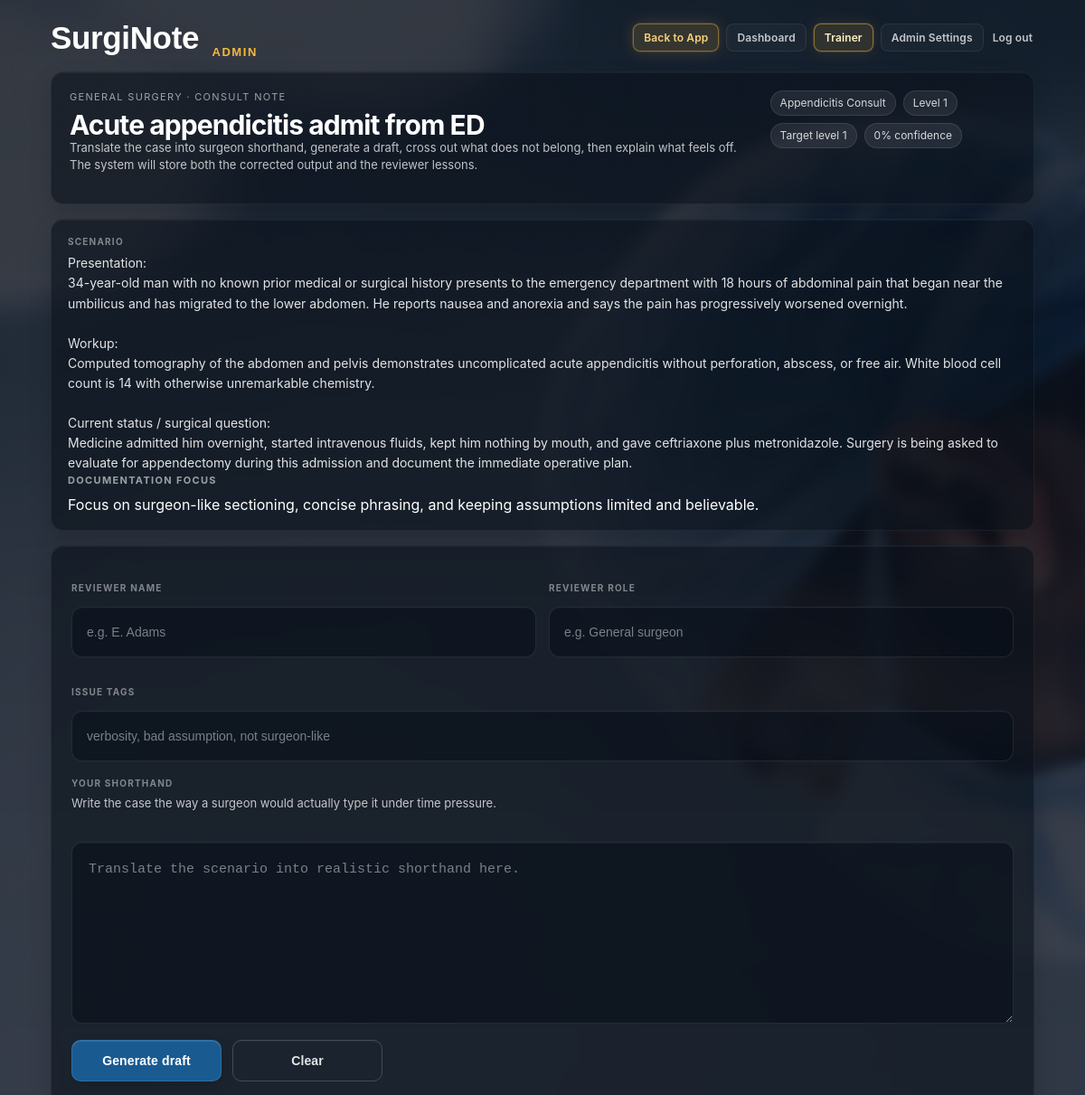
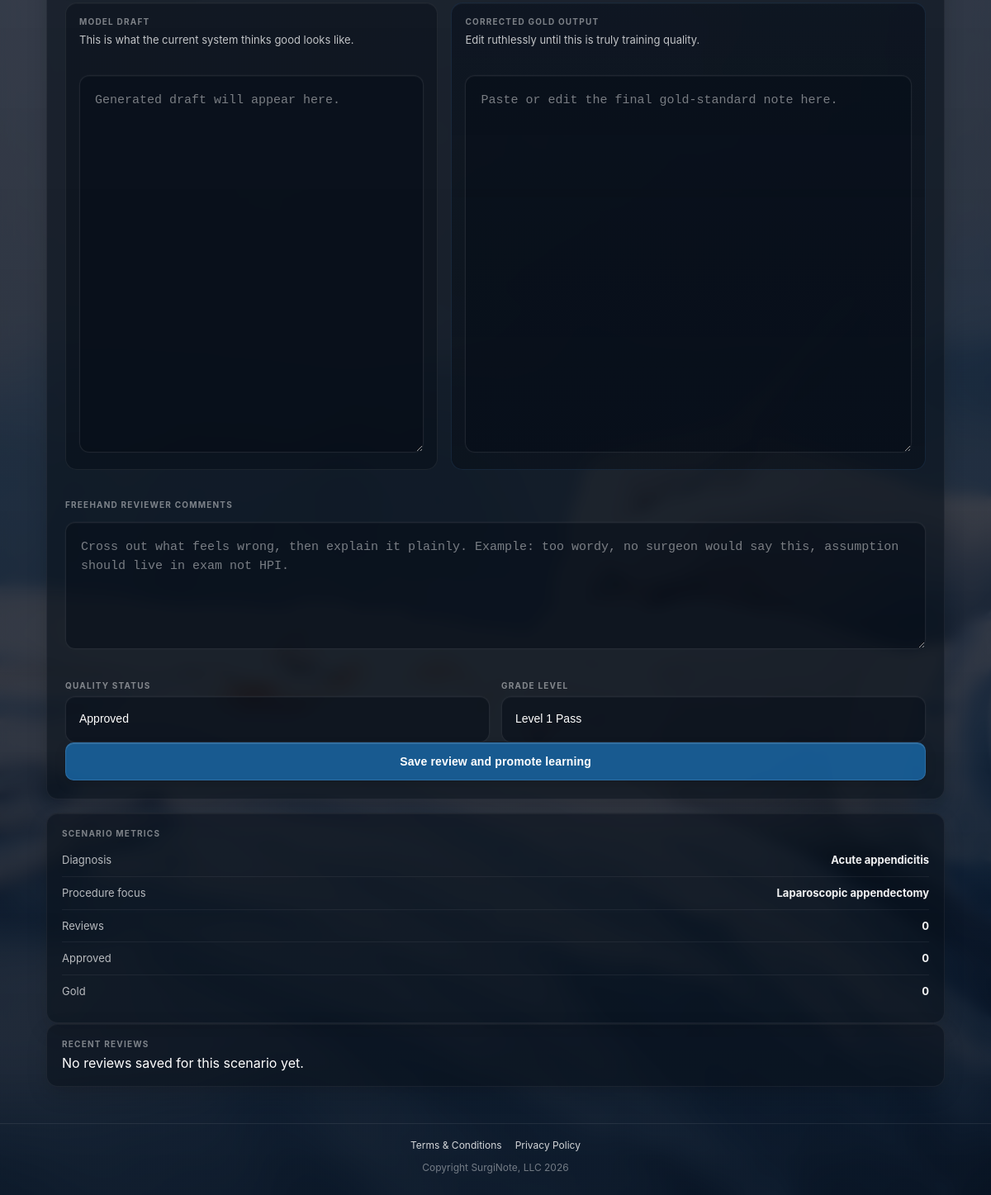
Page /admin/scenarios/1/review (signed in) on the committed database (2 pictures, top to bottom).
### tables this page shows
CREATE TABLE scenario_templates (
        id INTEGER PRIMARY KEY AUTOINCREMENT,
        specialty TEXT NOT NULL,
        note_type TEXT NOT NULL,
        title TEXT NOT NULL,
        diagnosis TEXT,
        procedure_focus TEXT,
        complexity_level INTEGER NOT NULL DEFAULT 1,
        scenario_status TEXT NOT NULL DEFAULT 'available',
        scenario_brief TEXT NOT NULL,
        learning_objectives TEXT,
        structured_facts_json TEXT,
        generated_by TEXT,
        model_confidence REAL NOT NULL DEFAULT 0,
        review_count INTEGER NOT NULL DEFAULT 0,
        approved_count INTEGER NOT NULL DEFAULT 0,
        gold_count INTEGER NOT NULL DEFAULT 0,
        average_edit_similarity REAL NOT NULL DEFAULT 0,
        next_target_level INTEGER NOT NULL DEFAULT 1,
        created_at TIMESTAMP DEFAULT CURRENT_TIMESTAMP,
        updated_at TIMESTAMP DEFAULT CURRENT_TIMESTAMP
    , module_key TEXT, module_label TEXT, module_rank INTEGER, user_feedback_score REAL NOT NULL DEFAULT 0, user_feedback_count INTEGER NOT NULL DEFAULT 0, curriculum_pressure REAL NOT NULL DEFAULT 0);

### app.py (the view, shortened to what this page needs)
@app.route("/admin/scenarios/<int:scenario_id>/review", methods=["GET", "POST"])
@require_admin_auth
def review_scenario(scenario_id):
    conn = get_conn()
    cur = conn.cursor()
    cur.execute(
        """
        SELECT *
        FROM scenario_templates
        WHERE id = ?
        """,
        (scenario_id,)
    )
    scenario = cur.fetchone()
    scenario_map = dict(scenario) if scenario else None
    if not scenario:
        conn.close()
        return redirect(url_for("scenario_hub"))
    error = None
    cur.execute(
        """
        SELECT id, reviewer_name, reviewer_role, shorthand_input, generated_draft, corrected_output,
               reviewer_comments, interpreted_lessons, issue_tags, quality_status, grade_level,
               review_score, edit_similarity, created_at
        FROM scenario_reviews
        WHERE scenario_template_id = ?
        ORDER BY created_at DESC
        LIMIT 8
        """,
        (scenario_id,)
    )
    recent_reviews = cur.fetchall()
    conn.close()
    return render_template(
        "review_scenario.html",
        scenario=_prepare_scenario_for_display(scenario_map),
        recent_reviews=recent_reviews,
        training_statuses=TRAINING_STATUSES,
        scenario_grade_levels=SCENARIO_GRADE_LEVELS,
        error=error,
        saved=request.args.get("saved"),
    )

### app.py (called while the page is built, shortened)
def require_admin_auth(f):
    @wraps(f)
    def decorated(*args, **kwargs):
        if session.get("admin_authed") or session.get("is_admin_user"):
            return f(*args, **kwargs)
        return redirect(url_for("admin_login"))
    return decorated

def _split_sentences(value):
    text = re.sub(r"\s+", " ", (value or "").strip())
    if not text:
        return []
    parts = re.split(r"(?<=[.!?])\s+", text)
    return [part.strip() for part in parts if part.strip()]

def _extract_scenario_blocks(scenario_brief):
    labels = [
        "Presentation",
        "Workup",
        "Current status / surgical question",
        "Indication",
        "Intraoperative findings",
        "Procedure / disposition",
    ]
    pattern = re.compile(
        r"(?P<label>" + "|".join(re.escape(label) for label in labels) + r"):\s*",
        re.IGNORECASE,
    )
    matches = list(pattern.finditer(scenario_brief or ""))
    if not matches:
        return []
    blocks = []
    for index, match in enumerate(matches):
        start = match.end()
        end = matches[index + 1].start() if index + 1 < len(matches) else len(scenario_brief or "")
        label = match.group("label")
        content = (scenario_brief or "")[start:end].strip()
        if content:
            blocks.append((label, content))
    return blocks

def _summarize_block(content, max_sentences=2, max_chars=320):
    chosen = []
    total_chars = 0
    for sentence in _split_sentences(content):
        if len(chosen) >= max_sentences:
            break
        projected = total_chars + len(sentence)
        if chosen and projected > max_chars:
            break
        chosen.append(sentence)
        total_chars = projected
    return " ".join(chosen) if chosen else (content or "").strip()

def _build_reviewer_packet(scenario_brief, note_type):
    blocks = _extract_scenario_blocks(scenario_brief)
    if blocks:
        lines = []
        for label, content in blocks:
            lines.append(f"{label}:")
            lines.append(_summarize_block(content))
            lines.append("")
        return "\n".join(lines).strip()

### db.py (called while the page is built)
def get_conn():
    conn = sqlite3.connect(DB_PATH)
    conn.row_factory = sqlite3.Row
    conn.execute("PRAGMA foreign_keys = ON")
    return conn

### templates/review_scenario.html (shortened to what this page needs)
<!DOCTYPE html>
<html>
<head>
  <link rel="stylesheet" href="/static/style.css" />
</head>
<body class="app-page">
  <div class="app-overlay">
    <main class="app-shell">
      {% include "_admin_header.html" %}
      <section class="app-card review-scenario-hero">
        <div class="review-scenario-hero-copy">
          <div class="sample-library-procedure">{{ scenario["specialty"] }} · {{ scenario["note_type"].replace("_", " ").title() }}</div>
          <h1 class="review-scenario-title">{{ scenario["title"] }}</h1>
          <p class="card-helper">Translate the case into surgeon shorthand, generate a draft, cross out what does not belong, then explain what feels off. The system will store both the corrected output and the reviewer lessons.</p>
        </div>
        <div class="review-scenario-badges">
          {% if scenario["module_label"] %}
            <span class="sample-tag-pill">{{ scenario["module_label"] }}</span>
          {% endif %}
          <span class="sample-tag-pill">Level {{ scenario["complexity_level"] }}</span>
          <span class="sample-tag-pill">Target level {{ scenario["next_target_level"] }}</span>
          <span class="sample-tag-pill">{{ ((scenario["model_confidence"] or 0) * 100) | round(0) }}% confidence</span>
        </div>
      </section>
      <section class="review-scenario-layout">
        <div class="review-scenario-main">
          <section class="app-card review-scenario-context-card">
            <div class="card-label">Scenario</div>
            <div class="scenario-brief scenario-brief-detailed">{{ scenario["display_brief"] }}</div>
            {% if scenario["display_focus"] %}
              <div class="scenario-learning-block">
                <div class="sample-panel-label">Documentation focus</div>
                <div class="scenario-learning-copy">{{ scenario["display_focus"] }}</div>
              </div>
            {% endif %}
          </section>
          <section class="app-card trainer-workbench">
            <form method="POST">
              <div class="trainer-control-strip review-scenario-reviewer-strip">
                <div class="trainer-control trainer-control-compact">
                  <div class="card-label admin-label-spacing">Reviewer name</div>
                  <input name="reviewer_name" class="admin-input" placeholder="e.g. E. Adams" />
                </div>
                <div class="trainer-control trainer-control-compact">
                  <div class="card-label admin-label-spacing">Reviewer role</div>
                  <input name="reviewer_role" class="admin-input" placeholder="e.g. General surgeon" />
                </div>
                <div class="trainer-control trainer-control-wide">
                  <div class="card-label admin-label-spacing">Issue tags</div>
                  <input name="issue_tags" class="admin-input" placeholder="verbosity, bad assumption, not surgeon-like" />
                </div>
              </div>
              <div class="trainer-shorthand-section">
                <div class="trainer-section-head">
                  <div>
                    <div class="card-label">Your shorthand</div>
                    <p class="card-helper">Write the case the way a surgeon would actually type it under time pressure.</p>
                  </div>
                </div>
                <textarea
                  id="scenarioShorthand"
                  name="shorthand_input"
                  class="admin-textarea trainer-shorthand-textarea"
                  rows="7"
                  placeholder="Translate the scenario into realistic shorthand here."
                ></textarea>
                <div class="trainer-action-bar">
                  <div class="trainer-primary-actions">
                    <button id="generateScenarioDraftBtn" type="button" class="primary-action">Generate draft</button>
                    <button id="clearScenarioReviewBtn" type="button" class="outline-action">Clear</button>
                  </div>
                </div>
              </div>
              <div class="trainer-editor-grid">
                <section class="trainer-pane">
                  <div class="trainer-section-head">
                    <div>
                      <div class="card-label">Model draft</div>
                      <p class="card-helper">This is what the current system thinks good looks like.</p>
                    </div>
                  </div>
                  <textarea
                    id="scenarioGeneratedDraft"
                    name="generated_draft"
                    class="admin-textarea admin-textarea-lg trainer-output-textarea"
                    rows="18"
                    placeholder="Generated draft will appear here."
                  ></textarea>
                </section>
                <section class="trainer-pane trainer-pane-gold">
                  <div class="trainer-section-head">
                    <div>
                      <div class="card-label">Corrected gold output</div>
                      <p class="card-helper">Edit ruthlessly until this is truly training quality.</p>
                    </div>
                  </div>
                  <textarea
                    id="scenarioCorrectedOutput"
                    name="corrected_output"
                    class="admin-textarea admin-textarea-lg trainer-output-textarea trainer-output-textarea-gold"
                    rows="18"
                    placeholder="Paste or edit the final gold-standard note here."
                  ></textarea>
                </section>
              </div>
              <div class="review-scenario-footer-grid">
                <div class="review-scenario-feedback-pane">
                  <div class="card-label admin-label-spacing">Freehand reviewer comments</div>
                  <textarea
                    name="reviewer_comments"
                    class="admin-textarea trainer-notes-textarea"
                    rows="5"
                    placeholder="Cross out what feels wrong, then explain it plainly. Example: too wordy, no surgeon would say this, assumption should live in exam not HPI."
                  ></textarea>
                </div>
                <div class="review-scenario-grade-pane">
                  <div class="training-meta-grid">
                    <div>
                      <div class="card-label admin-label-spacing">Quality status</div>
                      <select name="quality_status" class="app-select admin-input">
                        {% for training_status in training_statuses %}
                          <option value="{{ training_status }}" {% if training_status == "approved" %}selected{% endif %}>{{ training_status.replace("_", " ").title() }}</option>
                        {% endfor %}
                      </select>
                    </div>
                    <div>
                      <div class="card-label admin-label-spacing">Grade level</div>
                      <select name="grade_level" class="app-select admin-input">
                        {% for grade_level in scenario_grade_levels %}
                          <option value="{{ grade_level }}" {% if grade_level == "level_1_pass" %}selected{% endif %}>{{ grade_level.replace("_", " ").title() }}</option>
                        {% endfor %}
                      </select>
                    </div>
                  </div>
                  <button type="submit" class="primary-action trainer-save-button">Save review and promote learning</button>
                </div>
              </div>
            </form>
          </section>
        </div>
        <aside class="review-scenario-side">
          <section class="app-card review-scenario-metric-card">
            <div class="card-label">Scenario metrics</div>
            <div class="review-scenario-metric-row"><span>Diagnosis</span><strong>{{ scenario["diagnosis"] or "Not specified" }}</strong></div>
            <div class="review-scenario-metric-row"><span>Procedure focus</span><strong>{{ scenario["procedure_focus"] or "Not specified" }}</strong></div>
            <div class="review-scenario-metric-row"><span>Reviews</span><strong>{{ scenario["review_count"] or 0 }}</strong></div>
            <div class="review-scenario-metric-row"><span>Approved</span><strong>{{ scenario["approved_count"] or 0 }}</strong></div>
            <div class="review-scenario-metric-row"><span>Gold</span><strong>{{ scenario["gold_count"] or 0 }}</strong></div>
          </section>
          <section class="app-card review-scenario-recent-card">
            <div class="card-label">Recent reviews</div>
            {% if recent_reviews and recent_reviews|length > 0 %}
              <div class="review-scenario-recent-list">
                {% for review in recent_reviews %}
                  <article class="review-scenario-recent-item">
                    <div class="review-scenario-recent-top">
                      <strong>{{ review["reviewer_name"] or "Reviewer" }}</strong>
                      <span>{{ review["grade_level"].replace("_", " ").title() }}</span>
                    </div>
                    <div class="review-scenario-recent-meta">{{ review["quality_status"].replace("_", " ").title() }} · similarity {{ ((review["edit_similarity"] or 0) * 100) | round(0) }}%</div>
                    {% if review["interpreted_lessons"] %}
                      <p class="review-scenario-recent-copy">{{ review["interpreted_lessons"] }}</p>
                    {% elif review["reviewer_comments"] %}
                      <p class="review-scenario-recent-copy">{{ review["reviewer_comments"] }}</p>
                    {% endif %}
                  </article>
                {% endfor %}
              </div>
            {% else %}
              <div class="structured-empty">No reviews saved for this scenario yet.</div>
            {% endif %}
          </section>
        </aside>
      </section>
    </main>
    {% include "_site_footer.html" %}
  </div>
</body>
</html>

### rows in the picture
scenario_templates: specialty "GENERAL SURGERY", note_type.replace "CONSULT NOTE", title "Acute appendicitis admit from ED", module_label "Appendicitis Consult", complexity_level "1", next_target_level "1", ((scenario['model_confidence']or0)*100)|round(0) "0", diagnosis "Acute appendicitis", procedure_focus "Laparoscopic appendectomy", review_count "0", approved_count "0", gold_count "0"

### other values in the picture
{{ scenario["display_focus"] }} "Focus on surgeon-like sectioning, concise phrasing, and keeping assumptions limited and believable."
form field quality_status "Approved"
form field grade_level "Level 1 Pass"
